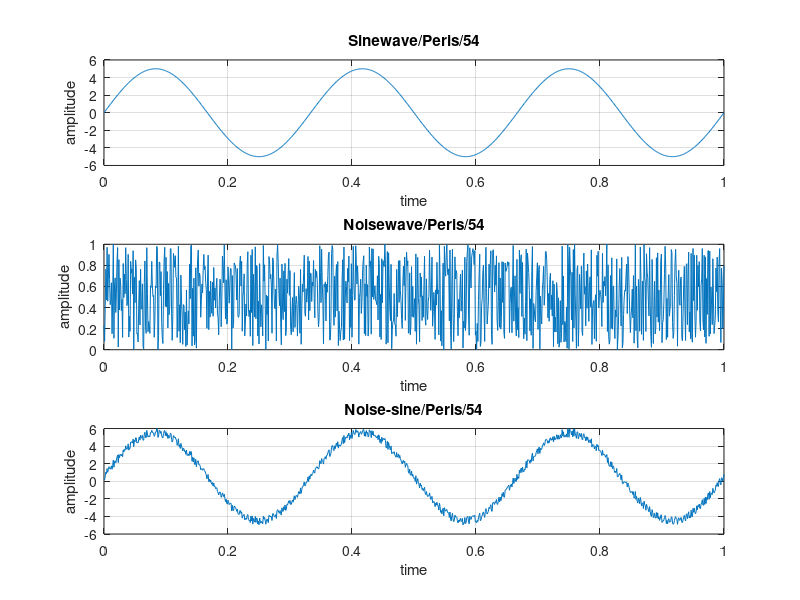

Source code (MATLAB):
clc;
close all;
clear all;
a=5;
f=3;
w=2*pi*f;
t=0:0.001:1;
y=a*sin(w*t);
subplot(3,1,1);
plot(t,y);
xlabel('time');
ylabel('amplitude');
title('Sinewave/Peris/54');
grid on;
z=rand(1,length(t));
subplot(3,1,2);
plot(t,z);
xlabel('time');
ylabel('amplitude');
title('Noisewave/Peris/54');
grid on;
a=y+z;
subplot(3,1,3);
plot(t,a);
xlabel('time');
ylabel('amplitude');
title('Noise-sine/Peris/54');
grid on;